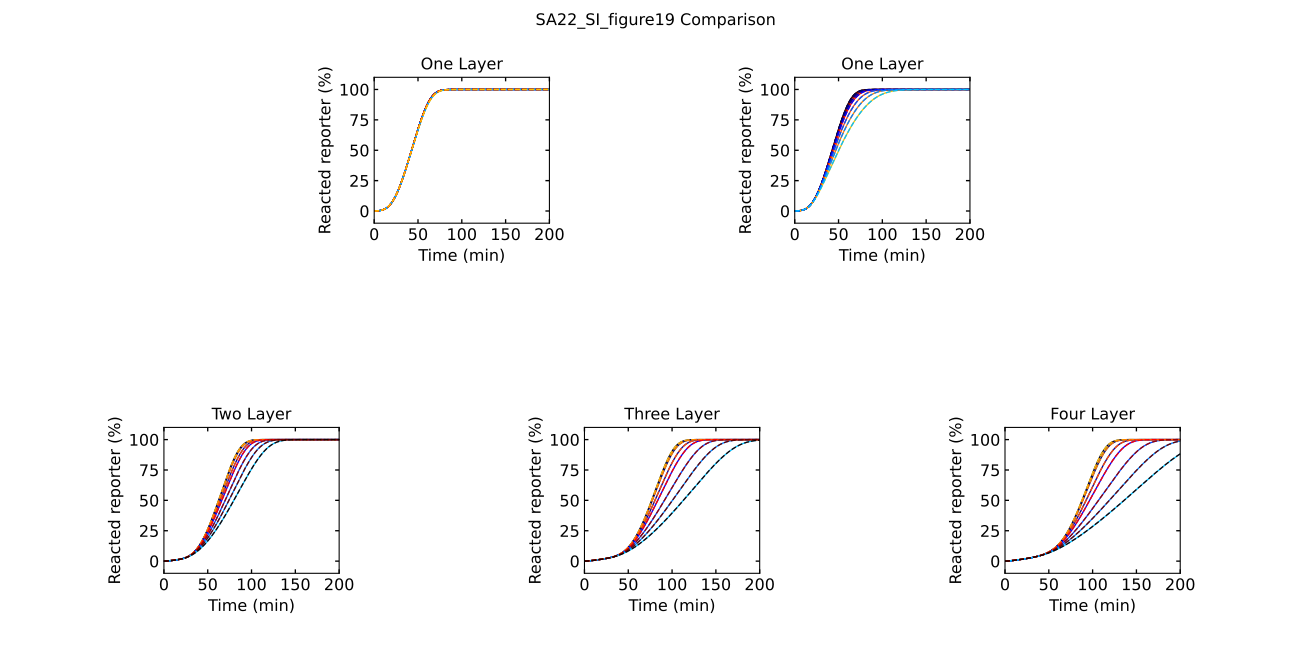

Generate this figure with Python:
# -*- coding: utf-8 -*-
"""
Created on Wed Jun 29 15:20:54 2022

@author: tnm12
"""

import numpy as np
import scipy.integrate as spi
import matplotlib as mpl
import matplotlib.pyplot as plt
import sys
import Simulator1 as RSDs #import first version of simulator
    
'''
##############################################################################
Simulations
##############################################################################
'''

cslr = [[0.1,0,0],
       [0.4,0,0],
       [0.6,0,0],
       [1,0,0],
       [1,0.3,0],
       [1,0.5,0],
       [1,0.75,0]]

cslrb = [[1,0.75,0],[1,0.5,0],[1,0.3,0],[1,0,0], [0.6,0,0],[0.4,0,0],[0.1,0,0]]

cslb = [[0,0,0.1],
       [0,0,0.4],
       [0,0,0.6],
       [0,0,1],
       [0,0.3,1],
       [0,0.5,1],
       [0,0.75,1]]


IN_temp = 50

t_sim = np.linspace(0,6,1001)*3600 # seconds

k_txn = 0.01

ksd = 1e3/1e9 # 1/nM-s
kfsd = 1e3/1e9 # 1/nM-s
krev = 270/1e9 # 1/nM-s
kf_rep = 1e4/1e9 # 1/nM-s
kr_rep = 0*1e2/1e9 # 1/nM-s
kf_wta = 1e6/1e9 # 1/nM-s
kr_wta = 0.4 # 1/s
kRz = 0.25/60 # 1/s
kth = 1e5/1e9 # 1/nM-s
kd = 0

X = [0,1,5,10,25,50,100] # fold increase of reverse reaction rate

'''
Panel A
'''

# model with inputs
model = RSDs.RSD_sim() # define the model instance

# specify DNA txn templates and reporters and concentrations
model.DNA_species('gate','1_2',temp_con=25)
model.DNA_species('reporter','REP2',temp_con=500)
model.DNA_species('input','I1',temp_con=IN_temp)

plt.subplot(3,5,2)
for n in range(len(X)):
    rte=[[k_txn],[ksd],[kfsd],[X[n]*krev,X[n]*5/1e9,X[n]*krev,X[n]*krev,X[n]*krev],[kf_rep],[kr_rep],[kf_wta],[kr_wta],[kRz],[kth],[kd]]
        
    # simulate the model
    model.simulate(t_sim,1,k_txn,rate_constants=rte)
    
    # pull out the species from the model solution to plot
    REP = model.output_concentration['REP2']
    
    fs = 12
    
    plt.plot(model.sol.t/60,(1-REP/model.REP_con[1])*100,color=cslb[n],linewidth=1,linestyle='-')

plt.xticks(fontsize=fs)
plt.yticks(fontsize=fs)
plt.ylim(-10,110)
plt.xlim(0,200)
ax1 = plt.gca()
ax1.xaxis.set_tick_params(which='both',size=3,width=1,direction='in',top='on')
#ax1.xaxis.set_major_locator(MaxNLocator(integer=True))
ax1.yaxis.set_tick_params(which='both',size=3,width=1,direction='in',right='on')
plt.xlabel('Time (min)',fontsize=fs)
plt.ylabel('Reacted reporter (%)',fontsize=fs)

'''
Panel B
'''

# model with inputs
model = RSDs.RSD_sim() # define the model instance

# specify DNA txn templates and reporters and concentrations
model.DNA_species('gate','3_1',temp_con=25)
model.DNA_species('reporter','REP1',temp_con=500)
model.DNA_species('input','I3',temp_con=IN_temp)

plt.subplot(3,5,4)
for n in range(len(X)):
    rte=[[k_txn],[ksd],[kfsd],[X[n]*krev,X[n]*5/1e9,X[n]*krev,X[n]*krev,X[n]*krev],[kf_rep],[kr_rep],[kf_wta],[kr_wta],[kRz],[kth],[kd]]
        
    # simulate the model
    model.simulate(t_sim,1,k_txn,rate_constants=rte)
    
    # pull out the species from the model solution to plot
    REP = model.output_concentration['REP1']
    
    fs = 12
    
    plt.plot(model.sol.t/60,(1-REP/model.REP_con[0])*100,color=cslr[n],linewidth=1,linestyle='-')

plt.xticks(fontsize=fs)
plt.yticks(fontsize=fs)
plt.ylim(-10,110)
plt.xlim(0,200)
ax1 = plt.gca()
ax1.xaxis.set_tick_params(which='both',size=3,width=1,direction='in',top='on')
#ax1.xaxis.set_major_locator(MaxNLocator(integer=True))
ax1.yaxis.set_tick_params(which='both',size=3,width=1,direction='in',right='on')
plt.xlabel('Time (min)',fontsize=fs)
plt.ylabel('Reacted reporter (%)',fontsize=fs)

'''
Panel C, left
'''

# model with inputs
model = RSDs.RSD_sim() # define the model instance

# specify DNA txn templates and reporters and concentrations
model.DNA_species('gate','3_1',temp_con=25)
model.DNA_species('gate','1_2',temp_con=25)
model.DNA_species('reporter','REP2',temp_con=500)
model.DNA_species('input','I3',temp_con=IN_temp)

plt.subplot(3,5,11)
for n in range(len(X)):
    rte=[[k_txn],[ksd],[kfsd],[X[n]*krev,X[n]*5/1e9,X[n]*krev,X[n]*krev,X[n]*krev],[kf_rep],[kr_rep],[kf_wta],[kr_wta],[kRz],[kth],[kd]]
        
    # simulate the model
    model.simulate(t_sim,1,k_txn,rate_constants=rte)
    
    # pull out the species from the model solution to plot
    REP = model.output_concentration['REP2']
    
    fs = 12
    
    plt.plot(model.sol.t/60,(1-REP/model.REP_con[1])*100,color=cslb[n],linewidth=1,linestyle='-')

plt.xticks(fontsize=fs)
plt.yticks(fontsize=fs)
plt.ylim(-10,110)
plt.xlim(0,200)
ax1 = plt.gca()
ax1.xaxis.set_tick_params(which='both',size=3,width=1,direction='in',top='on')
#ax1.xaxis.set_major_locator(MaxNLocator(integer=True))
ax1.yaxis.set_tick_params(which='both',size=3,width=1,direction='in',right='on')
plt.xlabel('Time (min)',fontsize=fs)
plt.ylabel('Reacted reporter (%)',fontsize=fs)

'''
Panel C, middle
'''

# model with inputs
model = RSDs.RSD_sim() # define the model instance

# specify DNA txn templates and reporters and concentrations
model.DNA_species('gate','4_3',temp_con=25)
model.DNA_species('gate','3_1',temp_con=25)
model.DNA_species('gate','1_2',temp_con=25)
model.DNA_species('reporter','REP2',temp_con=500)
model.DNA_species('input','I4',temp_con=IN_temp)

plt.subplot(3,5,13)
for n in range(len(X)):
    rte=[[k_txn],[ksd],[kfsd],[X[n]*krev,X[n]*5/1e9,X[n]*krev,X[n]*krev,X[n]*krev],[kf_rep],[kr_rep],[kf_wta],[kr_wta],[kRz],[kth],[kd]]
        
    # simulate the model
    model.simulate(t_sim,1,k_txn,rate_constants=rte)
    
    # pull out the species from the model solution to plot
    REP = model.output_concentration['REP2']
    
    fs = 12
    
    plt.plot(model.sol.t/60,(1-REP/model.REP_con[1])*100,color=cslb[n],linewidth=1,linestyle='-')

plt.xticks(fontsize=fs)
plt.yticks(fontsize=fs)
plt.ylim(-10,110)
plt.xlim(0,200)
ax1 = plt.gca()
ax1.xaxis.set_tick_params(which='both',size=3,width=1,direction='in',top='on')
#ax1.xaxis.set_major_locator(MaxNLocator(integer=True))
ax1.yaxis.set_tick_params(which='both',size=3,width=1,direction='in',right='on')
plt.xlabel('Time (min)',fontsize=fs)
plt.ylabel('Reacted reporter (%)',fontsize=fs)

'''
Panel C, right
'''

# model with inputs
model = RSDs.RSD_sim() # define the model instance

# specify DNA txn templates and reporters and concentrations
model.DNA_species('gate','5_4',temp_con=25)
model.DNA_species('gate','4_3',temp_con=25)
model.DNA_species('gate','3_1',temp_con=25)
model.DNA_species('gate','1_2',temp_con=25)
model.DNA_species('reporter','REP2',temp_con=500)
model.DNA_species('input','I5',temp_con=IN_temp)

plt.subplot(3,5,15)
for n in range(len(X)):
    rte=[[k_txn],[ksd],[kfsd],[X[n]*krev,X[n]*5/1e9,X[n]*krev,X[n]*krev,X[n]*krev],[kf_rep],[kr_rep],[kf_wta],[kr_wta],[kRz],[kth],[kd]]
        
    # simulate the model
    model.simulate(t_sim,1,k_txn,rate_constants=rte)
    
    # pull out the species from the model solution to plot
    REP = model.output_concentration['REP2']
    
    fs = 12
    
    plt.plot(model.sol.t/60,(1-REP/model.REP_con[1])*100,color=cslb[n],linewidth=1,linestyle='-')

plt.xticks(fontsize=fs)
plt.yticks(fontsize=fs)
plt.ylim(-10,110)
plt.xlim(0,200)
ax1 = plt.gca()
ax1.xaxis.set_tick_params(which='both',size=3,width=1,direction='in',top='on')
#ax1.xaxis.set_major_locator(MaxNLocator(integer=True))
ax1.yaxis.set_tick_params(which='both',size=3,width=1,direction='in',right='on')
plt.xlabel('Time (min)',fontsize=fs)
plt.ylabel('Reacted reporter (%)',fontsize=fs)




import Simulatorv2021 as RSDs #import version 2.0.2.1 of simulator
    
'''
##############################################################################
Simulations
##############################################################################
'''


IN_temp = 50 #input template
REP_con = 500 #reporter concentration

t_sim = np.linspace(0,6,1001)*3600 # seconds

k_txn = 0.01 #transcription rate 


X = [0,1,5,10,25,50,100] # fold increase of reverse reaction rate

'''
Panel A
'''

# model with inputs
model = RSDs.RSD_sim(5) # define the model instance

# initialize species involvded in the reaction
model.molecular_species('REP{2}',DNA_con=REP_con)
model.molecular_species('I{1}',DNA_con=IN_temp)

plt.subplot(3,5,2)
for n in range(len(X)):
    model.global_rate_constants(ktxn=k_txn,krev=(270/1e9)*X[n])
    model.molecular_species('g{1,2}',DNA_con=25,krev=(5/1e9)*X[n]) #looping through fold increase of reverse rate
    
    
    # simulate the model
    model.simulate(t_sim)
    
    # pull out the species from the model solution to plot
    S2 = model.output_concentration('S{2}')
    
    fs = 12
    
    plt.plot(model.t/60,(S2/REP_con)*100,color=cslr[n],linewidth=1,linestyle='--')

plt.xticks(fontsize=fs)
plt.yticks(fontsize=fs)
plt.ylim(-10,110)
plt.xlim(0,200)
ax1 = plt.gca()
ax1.xaxis.set_tick_params(which='both',size=3,width=1,direction='in',top='on')
#ax1.xaxis.set_major_locator(MaxNLocator(integer=True))
ax1.yaxis.set_tick_params(which='both',size=3,width=1,direction='in',right='on')
plt.xlabel('Time (min)',fontsize=fs)
plt.ylabel('Reacted reporter (%)',fontsize=fs)
plt.title('One Layer',fontsize=fs)

'''
Panel B
'''

# model with inputs
model = RSDs.RSD_sim(5) # define the model instance

# specify DNA txn templates and reporters and concentrations
model.molecular_species('REP{1}',DNA_con=REP_con)
model.molecular_species('I{3}',DNA_con=IN_temp)
model.molecular_species('gate{3,1}',DNA_con=25)

plt.subplot(3,5,4)
for n in range(len(X)):
    model.global_rate_constants(ktxn=k_txn,krev=(270/1e9)*X[n]) 

    
    # simulate the model
    model.simulate(t_sim)
    
    # pull out the species from the model solution to plot
    S1 = model.output_concentration('S{1}')
    
    fs = 12
    
    plt.plot(model.t/60,(S1/REP_con)*100,color=cslb[n],linewidth=1,linestyle='--')

plt.xticks(fontsize=fs)
plt.yticks(fontsize=fs)
plt.ylim(-10,110)
plt.xlim(0,200)
ax1 = plt.gca()
ax1.xaxis.set_tick_params(which='both',size=3,width=1,direction='in',top='on')
#ax1.xaxis.set_major_locator(MaxNLocator(integer=True))
ax1.yaxis.set_tick_params(which='both',size=3,width=1,direction='in',right='on')
plt.xlabel('Time (min)',fontsize=fs)
plt.ylabel('Reacted reporter (%)',fontsize=fs)
plt.title('One Layer',fontsize=fs)

'''
Panel C, left
'''

# model with inputs
model = RSDs.RSD_sim(5) # define the model instance

# specify DNA txn templates and reporters and concentrations
model.molecular_species('gate{3,1}',DNA_con=25)
model.molecular_species('REP{2}',DNA_con=REP_con)
model.molecular_species('I{3}',DNA_con=IN_temp)

plt.subplot(3,5,11)
for n in range(len(X)):
   
    model.global_rate_constants(ktxn=k_txn,krev=(270/1e9)*X[n])
    model.molecular_species('gate{1,2}',DNA_con=25,krev=(5/1e9)*X[n])
    
    # simulate the model
    model.simulate(t_sim)
    
    # pull out the species from the model solution to plot
    S2 = model.output_concentration('S{2}')
    
    fs = 12
    
    plt.plot(model.t/60,(S2/REP_con)*100,color=cslrb[n],linewidth=1,linestyle='--')

plt.xticks(fontsize=fs)
plt.yticks(fontsize=fs)
plt.ylim(-10,110)
plt.xlim(0,200)
ax1 = plt.gca()
ax1.xaxis.set_tick_params(which='both',size=3,width=1,direction='in',top='on')
#ax1.xaxis.set_major_locator(MaxNLocator(integer=True))
ax1.yaxis.set_tick_params(which='both',size=3,width=1,direction='in',right='on')
plt.xlabel('Time (min)',fontsize=fs)
plt.ylabel('Reacted reporter (%)',fontsize=fs)
plt.title('Two Layer',fontsize=fs)

'''
Panel C, middle
'''

# model with inputs
model = RSDs.RSD_sim(5) # define the model instance

# specify DNA txn templates and reporters and concentrations
model.molecular_species('gate{4,3}',DNA_con=25)
model.molecular_species('gate{3,1}',DNA_con=25)
model.molecular_species('REP{2}',DNA_con=500)
model.molecular_species('I{4}',DNA_con=IN_temp)

plt.subplot(3,5,13)
for n in range(len(X)):
    
    
    model.global_rate_constants(ktxn=k_txn,krev=(270/1e9)*X[n])
    model.molecular_species('gate{1,2}',DNA_con=25,krev=(5/1e9)*X[n])
    
    # simulate the model
    model.simulate(t_sim)
    
    
    # pull out the species from the model solution to plot
    S2 = model.output_concentration('S{2}')
    
    fs = 12
    
    plt.plot(model.t/60,(S2/REP_con)*100,color=cslrb[n],linewidth=1,linestyle='--')

plt.xticks(fontsize=fs)
plt.yticks(fontsize=fs)
plt.ylim(-10,110)
plt.xlim(0,200)
ax1 = plt.gca()
ax1.xaxis.set_tick_params(which='both',size=3,width=1,direction='in',top='on')
#ax1.xaxis.set_major_locator(MaxNLocator(integer=True))
ax1.yaxis.set_tick_params(which='both',size=3,width=1,direction='in',right='on')
plt.xlabel('Time (min)',fontsize=fs)
plt.ylabel('Reacted reporter (%)',fontsize=fs)
plt.title('Three Layer',fontsize=fs)

'''
Panel C, right
'''

# model with inputs
model = RSDs.RSD_sim(5) # define the model instance

# specify DNA txn templates and reporters and concentrations
model.molecular_species('gate{5,4}',DNA_con=25)
model.molecular_species('gate{4,3}',DNA_con=25)
model.molecular_species('gate{3,1}',DNA_con=25)
model.molecular_species('REP{2}',DNA_con=REP_con)
model.molecular_species('I{5}',DNA_con=IN_temp)

plt.subplot(3,5,15)
for n in range(len(X)):

    model.global_rate_constants(ktxn=k_txn,krev=(270/1e9)*X[n])
    model.molecular_species('gate{1,2}',DNA_con=25,krev=(5/1e9)*X[n])    
    
    # simulate the model
    model.simulate(t_sim)
    
    # pull out the species from the model solution to plot
    S2 = model.output_concentration('S{2}')
    
    fs = 12
    
    plt.plot(model.t/60,(S2/REP_con)*100,color=cslrb[n],linewidth=1,linestyle='--')

plt.xticks(fontsize=fs)
plt.yticks(fontsize=fs)
plt.ylim(-10,110)
plt.xlim(0,200)
ax1 = plt.gca()
ax1.xaxis.set_tick_params(which='both',size=3,width=1,direction='in',top='on')
#ax1.xaxis.set_major_locator(MaxNLocator(integer=True))
ax1.yaxis.set_tick_params(which='both',size=3,width=1,direction='in',right='on')
plt.xlabel('Time (min)',fontsize=fs)
plt.ylabel('Reacted reporter (%)',fontsize=fs)
plt.title('Four Layer',fontsize=fs)


plt.suptitle('SA22_SI_figure19 Comparison')
